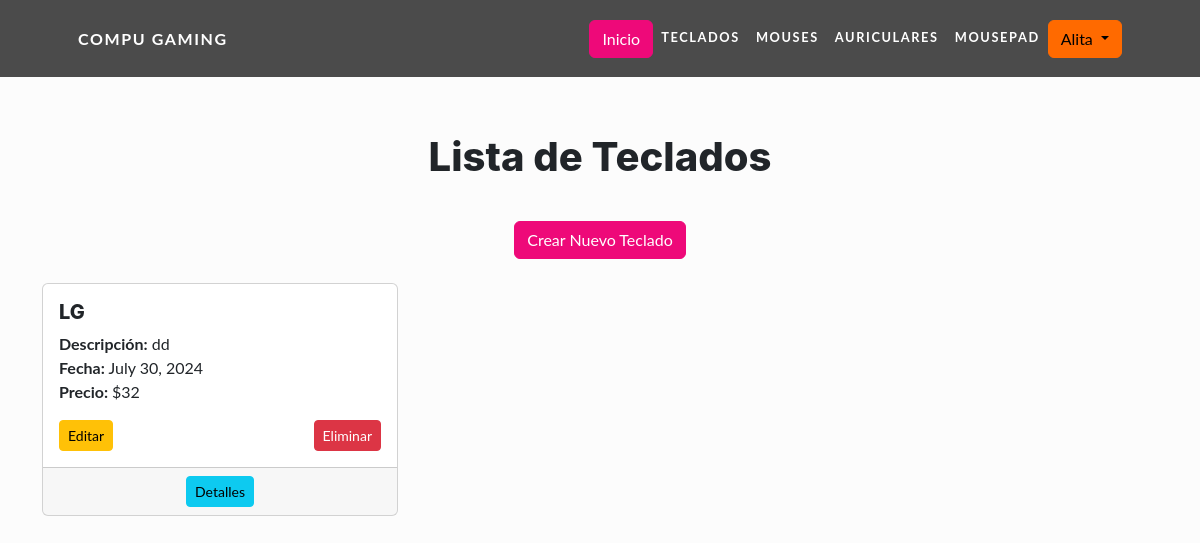
The app's page /teclados/ (signed in), older data.
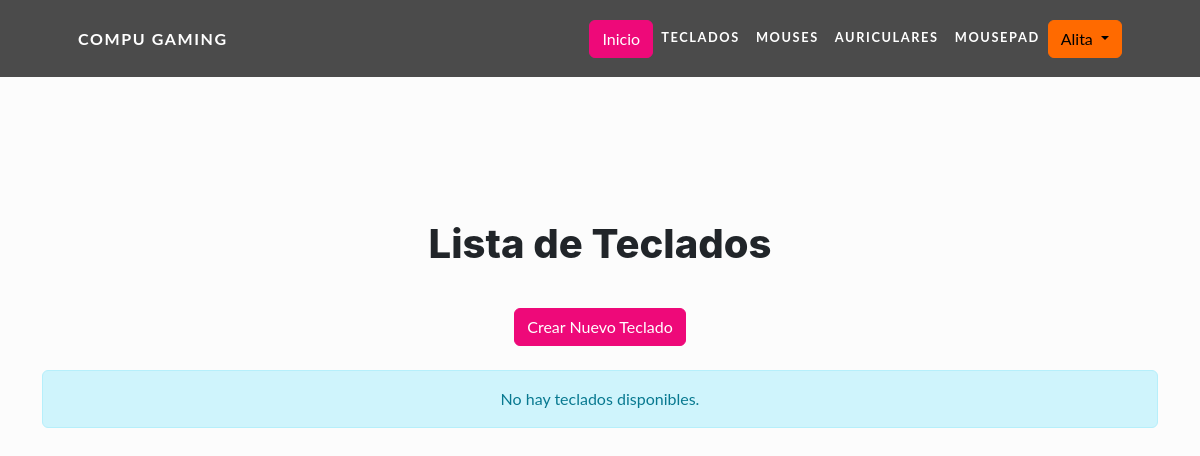
The same page, newer data.
### app/models.py (models this page shows, shortened)
class Teclado(models.Model):
    TIPOS_DE_TECLADO = [
        ('membrana', 'Membrana'),
        ('mecanico', 'Mecanico'),
        ('semimecanico', 'SemiMecanico'),
    ]
    nombre = models.CharField(max_length=40)
    tipo = models.CharField(max_length=20, choices=TIPOS_DE_TECLADO, null=True)
    descripcion = models.TextField(blank=True, null=True)
    fecha = models.DateField(blank=True, null=True)
    precio = models.IntegerField(blank=True, null=False)

### app/views.py (the view)
# urls.py: path('teclados/', views.teclado_list, name='teclado_list'),
@login_required
def teclado_list(request):
    teclados = Teclado.objects.all()
    return render(request, 'app/teclado_list.html', {'teclados': teclados})

### app/templates/app/teclado_list.html (shortened to what this page needs)
{% extends "app/base.html" %}
{% block content %}
<div class="container d-flex flex-column justify-content-center" style="min-height: 80vh;">
  <div class="text-center mb-4">
    <h1 class="my-4">Lista de Teclados</h1>
    <a class="btn btn-primary mt-3" href="{% url 'teclado_create' %}">Crear Nuevo Teclado</a>
  </div>
  <div class="row">
    {% for teclado in teclados %}
    <div class="col-md-4 mb-3">
      <div class="card h-100">
        <div class="card-body">
          <h5 class="card-title">{{ teclado.nombre }}</h5>
          <p class="card-text">
            <strong>Descripción:</strong> {{ teclado.descripcion }}<br>
            <strong>Fecha:</strong> {{ teclado.fecha }}<br>
            <strong>Precio: </strong> ${{ teclado.precio }}
          </p>
          <a class="btn btn-warning btn-sm" href="{% url 'teclado_update' teclado.pk %}">Editar</a>
          <a class="btn btn-danger btn-sm float-end" href="{% url 'teclado_delete' teclado.pk %}">Eliminar</a>
        </div>
        <div class="card-footer text-center">
          <a class="btn btn-info btn-sm" href="{% url 'teclado_detail' teclado.pk %}">Detalles</a>
        </div>
      </div>
    </div>
    {% empty %}
    <div class="col-12">
      <div class="alert alert-info text-center" role="alert">
        No hay teclados disponibles.
      </div>
    </div>
    {% endfor %}
  </div>
</div>
{% endblock %}

### app/templates/app/base.html (shortened to what this page needs)
<!DOCTYPE html>
{% load static %}
<html lang="en">
<head>
  <link href="{% static '/css/styles.css' %}" rel="stylesheet" />
</head>
<body>
  <nav class="navbar navbar-expand-lg navbar-dark navbar-custom fixed-top">
    <div class="container px-5">
      <a class="navbar-brand" href="{% url 'Inicio' %}">Compu Gaming</a>
      <div class="collapse navbar-collapse" id="navbarResponsive">
        <ul class="navbar-nav ms-auto">
          <li class="nav-item">
            <a class="btn btn-primary" href="{% url 'Inicio' %}">Inicio</a>
          </li>
          <li class="nav-item"><a class="nav-link text-white" href="{% url 'teclado_list' %}">Teclados</a></li>
          <li class="nav-item"><a class="nav-link text-white" href="{% url 'mouse_list' %}">Mouses</a>
          </li>
          <li class="nav-item"><a class="nav-link text-white" href="{% url 'auricular_list' %}">Auriculares</a></li>
          <li class="nav-item"><a class="nav-link text-white" href="{% url 'mousepad_list' %}">Mousepad</a></li>
        </ul>
        {% if request.user.is_authenticated %}
        <div class="dropdown">
          <button class="btn btn-secondary dropdown-toggle" type="button" id="dropdownMenuButton1"
            data-bs-toggle="dropdown" aria-expanded="false">
            {{ request.user.username }}
          </button>
        </div>
        {% endif %}
      </div>
    </div>
  </nav>
  <main>
    {% block content %}{% endblock %}
  </main>
</body>
</html>

Row changes from the older to the newer data that the page shows:
removed Teclado: nombre "LG", descripcion "dd", fecha "July 30, 2024", precio "32"
Text that changed along with them:
text now shown: "No hay teclados disponibles."
